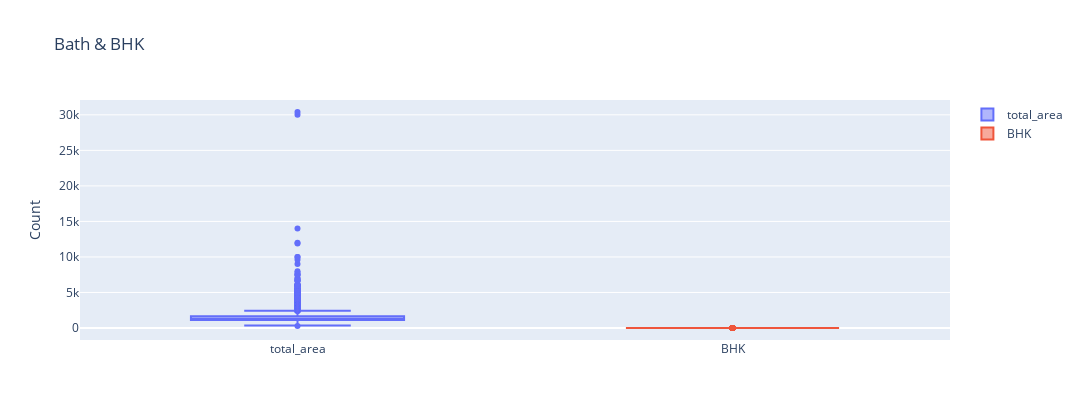

Notebook source saved alongside this figure:
### Code cell
y0 = df.total_area
y1 = df.bhk
fig = go.Figure()
fig.add_trace(go.Box(y=y0,name='total_area',quartilemethod="linear"))
fig.add_trace(go.Box(y=y1,name='BHK',quartilemethod="linear"))
fig.update_layout(title='Bath & BHK', yaxis_title='Count',height=420,width=1080)
fig.show()

### Figure 1 — Plotly figure (JSON) as saved in the notebook; plotly's stock layout.template omitted (floating-point values rounded to 4 significant figures; data arrays with more than 128 entries replaced by an {"elided": "..."} marker saying what was removed)
{"data": [{"name": "total_area", "quartilemethod": "linear", "type": "box", "y": {"elided": "8138 float values"}}, {"name": "BHK", "quartilemethod": "linear", "type": "box", "y": {"elided": "8138 int values"}}], "layout": {"height": 420, "title": {"text": "Bath & BHK"}, "width": 1080, "yaxis": {"title": {"text": "Count"}}}}
